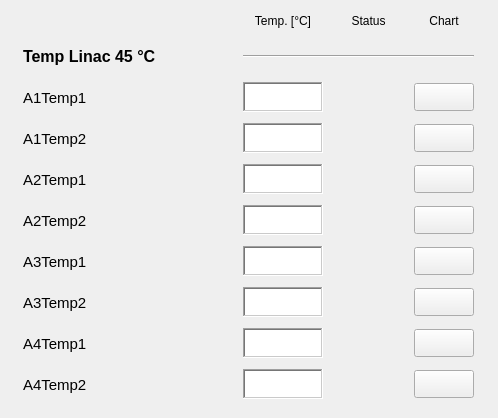
   <widget class="QWidget" name="scrollAreaWidgetContents_19">
    <property name="geometry">
     <rect>
      <x>0</x>
      <y>0</y>
      <width>498</width>
      <height>418</height>
     </rect>
    </property>
    <widget class="QWidget" name="layoutWidget_2">
     <property name="geometry">
      <rect>
       <x>9</x>
       <y>9</y>
       <width>481</width>
       <height>401</height>
      </rect>
     </property>
     <layout class="QGridLayout" name="gridLayout_6">
      <item row="4" column="1">
       <widget class="PyDMLabel" name="PyDMLabel_119">
        <property name="enabled">
         <bool>true</bool>
        </property>
        <property name="minimumSize">
         <size>
          <width>80</width>
          <height>30</height>
         </size>
        </property>
        <property name="maximumSize">
         <size>
          <width>80</width>
          <height>30</height>
         </size>
        </property>
        <property name="toolTip">
         <string/>
        </property>
        <property name="accessibleDescription">
         <string/>
        </property>
        <property name="layoutDirection">
         <enum>Qt::LeftToRight</enum>
        </property>
        <property name="autoFillBackground">
         <bool>false</bool>
        </property>
        <property name="styleSheet">
         <string notr="true">background-color: qlineargradient(spread:pad, x1:0, y1:0, x2:1, y2:1, stop:0 rgba(255, 255, 255, 255), stop:1 rgba(255, 255, 255, 255));</string>
        </property>
        <property name="frameShape">
         <enum>QFrame::WinPanel</enum>
        </property>
        <property name="frameShadow">
         <enum>QFrame::Sunken</enum>
        </property>
        <property name="alignment">
         <set>Qt::AlignRight|Qt::AlignTrailing|Qt::AlignVCenter</set>
        </property>
        <property name="channel" stdset="0">
         <string>LA-CN:H1MPS-1:A2Temp1</string>
        </property>
       </widget>
      </item>
      <item row="9" column="3">
       <widget class="PyDMPushButton" name="PyDMPushButton_60">
        <property name="minimumSize">
         <size>
          <width>60</width>
          <height>28</height>
         </size>
        </property>
        <property name="maximumSize">
         <size>
          <width>60</width>
          <height>28</height>
         </size>
        </property>
        <property name="toolTip">
         <string/>
        </property>
       </widget>
      </item>
      <item row="5" column="1">
       <widget class="PyDMLabel" name="PyDMLabel_67">
        <property name="enabled">
         <bool>true</bool>
        </property>
        <property name="minimumSize">
         <size>
          <width>80</width>
          <height>30</height>
         </size>
        </property>
        <property name="maximumSize">
         <size>
          <width>80</width>
          <height>30</height>
         </size>
        </property>
        <property name="toolTip">
         <string/>
        </property>
        <property name="accessibleDescription">
         <string/>
        </property>
        <property name="layoutDirection">
         <enum>Qt::LeftToRight</enum>
        </property>
        <property name="autoFillBackground">
         <bool>false</bool>
        </property>
        <property name="styleSheet">
         <string notr="true">background-color: qlineargradient(spread:pad, x1:0, y1:0, x2:1, y2:1, stop:0 rgba(255, 255, 255, 255), stop:1 rgba(255, 255, 255, 255));</string>
        </property>
        <property name="frameShape">
         <enum>QFrame::WinPanel</enum>
        </property>
        <property name="frameShadow">
         <enum>QFrame::Sunken</enum>
        </property>
        <property name="alignment">
         <set>Qt::AlignRight|Qt::AlignTrailing|Qt::AlignVCenter</set>
        </property>
        <property name="channel" stdset="0">
         <string>LA-CN:H1MPS-1:A2Temp2</string>
        </property>
       </widget>
      </item>
      <item row="1" column="1" colspan="3">
       <widget class="Line" name="line_11">
        <property name="sizeIncrement">
         <size>
          <width>0</width>
          <height>0</height>
         </size>
        </property>
        <property name="baseSize">
         <size>
          <width>0</width>
          <height>0</height>
         </size>
        </property>
        <property name="autoFillBackground">
         <bool>false</bool>
        </property>
        <property name="frameShadow">
         <enum>QFrame::Sunken</enum>
        </property>
        <property name="lineWidth">
         <number>1</number>
        </property>
        <property name="midLineWidth">
         <number>0</number>
        </property>
        <property name="orientation">
         <enum>Qt::Horizontal</enum>
        </property>
       </widget>
      </item>
      <item row="5" column="3">
       <widget class="PyDMPushButton" name="PyDMPushButton_56">
        <property name="minimumSize">
         <size>
          <width>60</width>
          <height>28</height>
         </size>
        </property>
        <property name="maximumSize">
         <size>
          <width>60</width>
          <height>28</height>
         </size>
        </property>
        <property name="toolTip">
         <string/>
        </property>
       </widget>
      </item>
      <item row="3" column="2">
       <widget class="QLed" name="leda1t2">
        <property name="enabled">
         <bool>true</bool>
        </property>
        <property name="sizePolicy">
         <sizepolicy hsizetype="Maximum" vsizetype="Maximum">
          <horstretch>0</horstretch>
          <verstretch>0</verstretch>
         </sizepolicy>
        </property>
        <property name="minimumSize">
         <size>
          <width>51</width>
          <height>35</height>
         </size>
        </property>
        <property name="maximumSize">
         <size>
          <width>51</width>
          <height>35</height>
         </size>
        </property>
        <property name="toolTip">
         <string/>
        </property>
        <property name="state">
         <bool>false</bool>
        </property>
        <property name="onColor">
         <color>
          <red>0</red>
          <green>140</green>
          <blue>0</blue>
         </color>
        </property>
        <property name="shape">
         <enum>QLed::Circle</enum>
        </property>
       </widget>
      </item>
      <item row="7" column="0">
       <widget class="PyDMLabel" name="pv03raps01_10">
        <property name="minimumSize">
         <size>
          <width>200</width>
          <height>0</height>
         </size>
        </property>
        <property name="maximumSize">
         <size>
          <width>135</width>
          <height>16777215</height>
         </size>
        </property>
        <property name="font">
         <font>
          <pointsize>11</pointsize>
         </font>
        </property>
        <property name="toolTip">
         <string/>
        </property>
        <property name="text">
         <string>A3Temp2</string>
        </property>
       </widget>
      </item>
      <item row="6" column="0">
       <widget class="PyDMLabel" name="pv03raps01_9">
        <property name="minimumSize">
         <size>
          <width>200</width>
          <height>0</height>
         </size>
        </property>
        <property name="maximumSize">
         <size>
          <width>135</width>
          <height>16777215</height>
         </size>
        </property>
        <property name="font">
         <font>
          <pointsize>11</pointsize>
         </font>
        </property>
        <property name="toolTip">
         <string/>
        </property>
        <property name="text">
         <string>A3Temp1</string>
        </property>
       </widget>
      </item>
      <item row="8" column="1">
       <widget class="PyDMLabel" name="PyDMLabel_122">
        <property name="enabled">
         <bool>true</bool>
        </property>
        <property name="minimumSize">
         <size>
          <width>80</width>
          <height>30</height>
         </size>
        </property>
        <property name="maximumSize">
         <size>
          <width>80</width>
          <height>30</height>
         </size>
        </property>
        <property name="toolTip">
         <string/>
        </property>
        <property name="accessibleDescription">
         <string/>
        </property>
        <property name="layoutDirection">
         <enum>Qt::LeftToRight</enum>
        </property>
        <property name="autoFillBackground">
         <bool>false</bool>
        </property>
        <property name="styleSheet">
         <string notr="true">background-color: qlineargradient(spread:pad, x1:0, y1:0, x2:1, y2:1, stop:0 rgba(255, 255, 255, 255), stop:1 rgba(255, 255, 255, 255));</string>
        </property>
        <property name="frameShape">
         <enum>QFrame::WinPanel</enum>
        </property>
        <property name="frameShadow">
         <enum>QFrame::Sunken</enum>
        </property>
        <property name="alignment">
         <set>Qt::AlignRight|Qt::AlignTrailing|Qt::AlignVCenter</set>
        </property>
        <property name="channel" stdset="0">
         <string>LA-CN:H1MPS-1:A4Temp1</string>
        </property>
       </widget>
      </item>
      <item row="9" column="1">
       <widget class="PyDMLabel" name="PyDMLabel_123">
        <property name="enabled">
         <bool>true</bool>
        </property>
        <property name="minimumSize">
         <size>
          <width>80</width>
          <height>30</height>
         </size>
        </property>
        <property name="maximumSize">
         <size>
          <width>80</width>
          <height>30</height>
         </size>
        </property>
        <property name="toolTip">
         <string/>
        </property>
        <property name="accessibleDescription">
         <string/>
        </property>
        <property name="layoutDirection">
         <enum>Qt::LeftToRight</enum>
        </property>
        <property name="autoFillBackground">
         <bool>false</bool>
        </property>
        <property name="styleSheet">
         <string notr="true">background-color: qlineargradient(spread:pad, x1:0, y1:0, x2:1, y2:1, stop:0 rgba(255, 255, 255, 255), stop:1 rgba(255, 255, 255, 255));</string>
        </property>
        <property name="frameShape">
         <enum>QFrame::WinPanel</enum>
        </property>
        <property name="frameShadow">
         <enum>QFrame::Sunken</enum>
        </property>
        <property name="alignment">
         <set>Qt::AlignRight|Qt::AlignTrailing|Qt::AlignVCenter</set>
        </property>
        <property name="channel" stdset="0">
         <string>LA-CN:H1MPS-1:A4Temp2</string>
        </property>
       </widget>
      </item>
      <item row="3" column="1">
       <widget class="PyDMLabel" name="PyDMLabel_118">
        <property name="enabled">
         <bool>true</bool>
        </property>
        <property name="minimumSize">
         <size>
          <width>80</width>
          <height>30</height>
         </size>
        </property>
        <property name="maximumSize">
         <size>
          <width>80</width>
          <height>30</height>
         </size>
        </property>
        <property name="toolTip">
         <string/>
        </property>
        <property name="accessibleDescription">
         <string/>
        </property>
        <property name="layoutDirection">
         <enum>Qt::LeftToRight</enum>
        </property>
        <property name="autoFillBackground">
         <bool>false</bool>
        </property>
        <property name="styleSheet">
         <string notr="true">background-color: qlineargradient(spread:pad, x1:0, y1:0, x2:1, y2:1, stop:0 rgba(255, 255, 255, 255), stop:1 rgba(255, 255, 255, 255));</string>
        </property>
        <property name="frameShape">
         <enum>QFrame::WinPanel</enum>
        </property>
        <property name="frameShadow">
         <enum>QFrame::Sunken</enum>
        </property>
        <property name="alignment">
         <set>Qt::AlignRight|Qt::AlignTrailing|Qt::AlignVCenter</set>
        </property>
        <property name="channel" stdset="0">
         <string>LA-CN:H1MPS-1:A1Temp2</string>
        </property>
       </widget>
      </item>
      <item row="2" column="1">
       <widget class="PyDMLabel" name="PyDMLabel_60">
        <property name="enabled">
         <bool>true</bool>
        </property>
        <property name="minimumSize">
         <size>
          <width>80</width>
          <height>30</height>
         </size>
        </property>
        <property name="maximumSize">
         <size>
          <width>80</width>
          <height>30</height>
         </size>
        </property>
        <property name="toolTip">
         <string/>
        </property>
        <property name="accessibleDescription">
         <string/>
        </property>
        <property name="layoutDirection">
         <enum>Qt::LeftToRight</enum>
        </property>
        <property name="autoFillBackground">
         <bool>false</bool>
        </property>
        <property name="styleSheet">
         <string notr="true">background-color: qlineargradient(spread:pad, x1:0, y1:0, x2:1, y2:1, stop:0 rgba(255, 255, 255, 255), stop:1 rgba(255, 255, 255, 255));</string>
        </property>
        <property name="frameShape">
         <enum>QFrame::WinPanel</enum>
        </property>
        <property name="frameShadow">
         <enum>QFrame::Sunken</enum>
        </property>
        <property name="alignment">
         <set>Qt::AlignRight|Qt::AlignTrailing|Qt::AlignVCenter</set>
        </property>
        <property name="channel" stdset="0">
         <string>LA-CN:H1MPS-1:A1Temp1</string>
        </property>
       </widget>
      </item>
      <item row="7" column="2">
       <widget class="QLed" name="leda3t2">
        <property name="enabled">
         <bool>true</bool>
        </property>
        <property name="sizePolicy">
         <sizepolicy hsizetype="Maximum" vsizetype="Maximum">
          <horstretch>0</horstretch>
          <verstretch>0</verstretch>
         </sizepolicy>
        </property>
        <property name="minimumSize">
         <size>
          <width>51</width>
          <height>35</height>
         </size>
        </property>
        <property name="maximumSize">
         <size>
          <width>51</width>
          <height>35</height>
         </size>
        </property>
        <property name="toolTip">
         <string/>
        </property>
        <property name="state">
         <bool>false</bool>
        </property>
        <property name="onColor">
         <color>
          <red>0</red>
          <green>140</green>
          <blue>0</blue>
         </color>
        </property>
        <property name="shape">
         <enum>QLed::Circle</enum>
        </property>
       </widget>
      </item>
      <item row="8" column="0">
       <widget class="PyDMLabel" name="pv04raps01_4">
        <property name="minimumSize">
         <size>
          <width>200</width>
          <height>0</height>
         </size>
        </property>
        <property name="maximumSize">
         <size>
          <width>135</width>
          <height>16777215</height>
         </size>
        </property>
        <property name="font">
         <font>
          <pointsize>11</pointsize>
         </font>
        </property>
        <property name="toolTip">
         <string/>
        </property>
        <property name="text">
         <string>A4Temp1</string>
        </property>
       </widget>
      </item>
      <item row="5" column="2">
       <widget class="QLed" name="leda2t2">
        <property name="enabled">
         <bool>true</bool>
        </property>
        <property name="sizePolicy">
         <sizepolicy hsizetype="Maximum" vsizetype="Maximum">
          <horstretch>0</horstretch>
          <verstretch>0</verstretch>
         </sizepolicy>
        </property>
        <property name="minimumSize">
         <size>
          <width>51</width>
          <height>35</height>
         </size>
        </property>
        <property name="maximumSize">
         <size>
          <width>51</width>
          <height>35</height>
         </size>
        </property>
        <property name="toolTip">
         <string/>
        </property>
        <property name="state">
         <bool>false</bool>
        </property>
        <property name="onColor">
         <color>
          <red>0</red>
          <green>140</green>
          <blue>0</blue>
         </color>
        </property>
        <property name="shape">
         <enum>QLed::Circle</enum>
        </property>
       </widget>
      </item>
      <item row="4" column="0">
       <widget class="PyDMLabel" name="pv02raps01_6">
        <property name="minimumSize">
         <size>
          <width>200</width>
          <height>0</height>
         </size>
        </property>
        <property name="maximumSize">
         <size>
          <width>135</width>
          <height>16777215</height>
         </size>
        </property>
        <property name="font">
         <font>
          <pointsize>11</pointsize>
         </font>
        </property>
        <property name="toolTip">
         <string/>
        </property>
        <property name="text">
         <string>A2Temp1</string>
        </property>
       </widget>
      </item>
      <item row="9" column="2">
       <widget class="QLed" name="leda4t2">
        <property name="enabled">
         <bool>true</bool>
        </property>
        <property name="sizePolicy">
         <sizepolicy hsizetype="Maximum" vsizetype="Maximum">
          <horstretch>0</horstretch>
          <verstretch>0</verstretch>
         </sizepolicy>
        </property>
        <property name="minimumSize">
         <size>
          <width>51</width>
          <height>35</height>
         </size>
        </property>
        <property name="maximumSize">
         <size>
          <width>51</width>
          <height>35</height>
         </size>
        </property>
        <property name="toolTip">
         <string/>
        </property>
        <property name="state">
         <bool>false</bool>
        </property>
        <property name="onColor">
         <color>
          <red>0</red>
          <green>140</green>
          <blue>0</blue>
         </color>
        </property>
        <property name="shape">
         <enum>QLed::Circle</enum>
        </property>
       </widget>
      </item>
      <item row="9" column="0">
       <widget class="PyDMLabel" name="pv04raps02_4">
        <property name="minimumSize">
         <size>
          <width>200</width>
          <height>0</height>
         </size>
        </property>
        <property name="maximumSize">
         <size>
          <width>135</width>
          <height>16777215</height>
         </size>
        </property>
        <property name="font">
         <font>
          <pointsize>11</pointsize>
         </font>
        </property>
        <property name="toolTip">
         <string/>
        </property>
        <property name="text">
         <string>A4Temp2</string>
        </property>
       </widget>
      </item>
      <item row="0" column="3">
       <widget class="PyDMLabel" name="PyDMLabel_115">
        <property name="toolTip">
         <string/>
        </property>
        <property name="text">
         <string>Chart</string>
        </property>
        <property name="alignment">
         <set>Qt::AlignCenter</set>
        </property>
       </widget>
      </item>
      <item row="8" column="2">
       <widget class="QLed" name="leda4t1">
        <property name="enabled">
         <bool>true</bool>
        </property>
        <property name="sizePolicy">
         <sizepolicy hsizetype="Maximum" vsizetype="Maximum">
          <horstretch>0</horstretch>
          <verstretch>0</verstretch>
         </sizepolicy>
        </property>
        <property name="minimumSize">
         <size>
          <width>51</width>
          <height>35</height>
         </size>
        </property>
        <property name="maximumSize">
         <size>
          <width>51</width>
          <height>35</height>
         </size>
        </property>
        <property name="toolTip">
         <string/>
        </property>
        <property name="state">
         <bool>false</bool>
        </property>
        <property name="onColor">
         <color>
          <red>0</red>
          <green>140</green>
          <blue>0</blue>
         </color>
        </property>
        <property name="shape">
         <enum>QLed::Circle</enum>
        </property>
       </widget>
      </item>
      <item row="0" column="2">
       <widget class="PyDMLabel" name="PyDMLabel_56">
        <property name="toolTip">
         <string/>
        </property>
        <property name="text">
         <string>Status</string>
        </property>
        <property name="alignment">
         <set>Qt::AlignCenter</set>
        </property>
       </widget>
      </item>
      <item row="3" column="3">
       <widget class="PyDMPushButton" name="PyDMPushButton_54">
        <property name="minimumSize">
         <size>
          <width>60</width>
          <height>28</height>
         </size>
        </property>
        <property name="maximumSize">
         <size>
          <width>60</width>
          <height>28</height>
         </size>
        </property>
        <property name="toolTip">
         <string/>
        </property>
       </widget>
      </item>
      <item row="7" column="3">
       <widget class="PyDMPushButton" name="PyDMPushButton_58">
        <property name="minimumSize">
         <size>
          <width>60</width>
          <height>28</height>
         </size>
        </property>
        <property name="maximumSize">
         <size>
          <width>60</width>
          <height>28</height>
         </size>
        </property>
        <property name="toolTip">
         <string/>
        </property>
       </widget>
      </item>
      <item row="8" column="3">
       <widget class="PyDMPushButton" name="PyDMPushButton_59">
        <property name="minimumSize">
         <size>
          <width>60</width>
          <height>28</height>
         </size>
        </property>
        <property name="maximumSize">
         <size>
          <width>60</width>
          <height>28</height>
         </size>
        </property>
        <property name="toolTip">
         <string/>
        </property>
       </widget>
      </item>
      <item row="0" column="1">
       <widget class="PyDMLabel" name="PyDMLabel_54">
        <property name="minimumSize">
         <size>
          <width>0</width>
          <height>24</height>
         </size>
        </property>
        <property name="maximumSize">
         <size>
          <width>16777215</width>
          <height>24</height>
         </size>
        </property>
        <property name="toolTip">
         <string/>
        </property>
        <property name="text">
         <string>Temp. [°C]</string>
        </property>
        <property name="alignment">
         <set>Qt::AlignCenter</set>
        </property>
       </widget>
      </item>
      <item row="6" column="3">
       <widget class="PyDMPushButton" name="PyDMPushButton_57">
        <property name="minimumSize">
         <size>
          <width>60</width>
          <height>28</height>
         </size>
        </property>
        <property name="maximumSize">
         <size>
          <width>60</width>
          <height>28</height>
         </size>
        </property>
        <property name="toolTip">
         <string/>
        </property>
       </widget>
      </item>
      <item row="1" column="0">
       <widget class="PyDMLabel" name="PyDMLabel_116">
        <property name="minimumSize">
         <size>
          <width>200</width>
          <height>35</height>
         </size>
        </property>
        <property name="maximumSize">
         <size>
          <width>160</width>
          <height>16777215</height>
         </size>
        </property>
        <property name="font">
         <font>
          <pointsize>12</pointsize>
          <weight>75</weight>
          <bold>true</bold>
         </font>
        </property>
        <property name="toolTip">
         <string/>
        </property>
        <property name="text">
         <string>Temp Linac 45 °C</string>
        </property>
       </widget>
      </item>
      <item row="6" column="1">
       <widget class="PyDMLabel" name="PyDMLabel_120">
        <property name="enabled">
         <bool>true</bool>
        </property>
        <property name="minimumSize">
         <size>
          <width>80</width>
          <height>30</height>
         </size>
        </property>
        <property name="maximumSize">
         <size>
          <width>80</width>
          <height>30</height>
         </size>
        </property>
        <property name="toolTip">
         <string/>
        </property>
        <property name="accessibleDescription">
         <string/>
        </property>
        <property name="layoutDirection">
         <enum>Qt::LeftToRight</enum>
        </property>
        <property name="autoFillBackground">
         <bool>false</bool>
        </property>
        <property name="styleSheet">
         <string notr="true">background-color: qlineargradient(spread:pad, x1:0, y1:0, x2:1, y2:1, stop:0 rgba(255, 255, 255, 255), stop:1 rgba(255, 255, 255, 255));</string>
        </property>
        <property name="frameShape">
         <enum>QFrame::WinPanel</enum>
        </property>
        <property name="frameShadow">
         <enum>QFrame::Sunken</enum>
        </property>
        <property name="alignment">
         <set>Qt::AlignRight|Qt::AlignTrailing|Qt::AlignVCenter</set>
        </property>
        <property name="channel" stdset="0">
         <string>LA-CN:H1MPS-1:A3Temp1</string>
        </property>
       </widget>
      </item>
      <item row="2" column="0">
       <widget class="PyDMLabel" name="PyDMLabel_117">
        <property name="minimumSize">
         <size>
          <width>200</width>
          <height>35</height>
         </size>
        </property>
        <property name="maximumSize">
         <size>
          <width>200</width>
          <height>16777215</height>
         </size>
        </property>
        <property name="font">
         <font>
          <pointsize>11</pointsize>
         </font>
        </property>
        <property name="toolTip">
         <string/>
        </property>
        <property name="text">
         <string>A1Temp1</string>
        </property>
       </widget>
      </item>
      <item row="5" column="0">
       <widget class="PyDMLabel" name="pv02raps02_6">
        <property name="minimumSize">
         <size>
          <width>200</width>
          <height>0</height>
         </size>
        </property>
        <property name="maximumSize">
         <size>
          <width>135</width>
          <height>16777215</height>
         </size>
        </property>
        <property name="font">
         <font>
          <pointsize>11</pointsize>
         </font>
        </property>
        <property name="toolTip">
         <string/>
        </property>
        <property name="text">
         <string>A2Temp2</string>
        </property>
       </widget>
      </item>
      <item row="2" column="3">
       <widget class="PyDMPushButton" name="PyDMPushButton_53">
        <property name="minimumSize">
         <size>
          <width>60</width>
          <height>28</height>
         </size>
        </property>
        <property name="maximumSize">
         <size>
          <width>60</width>
          <height>28</height>
         </size>
        </property>
        <property name="toolTip">
         <string/>
        </property>
       </widget>
      </item>
      <item row="7" column="1">
       <widget class="PyDMLabel" name="PyDMLabel_121">
        <property name="enabled">
         <bool>true</bool>
        </property>
        <property name="minimumSize">
         <size>
          <width>80</width>
          <height>30</height>
         </size>
        </property>
        <property name="maximumSize">
         <size>
          <width>80</width>
          <height>30</height>
         </size>
        </property>
        <property name="toolTip">
         <string/>
        </property>
        <property name="accessibleDescription">
         <string/>
        </property>
        <property name="layoutDirection">
         <enum>Qt::LeftToRight</enum>
        </property>
        <property name="autoFillBackground">
         <bool>false</bool>
        </property>
        <property name="styleSheet">
         <string notr="true">background-color: qlineargradient(spread:pad, x1:0, y1:0, x2:1, y2:1, stop:0 rgba(255, 255, 255, 255), stop:1 rgba(255, 255, 255, 255));</string>
        </property>
        <property name="frameShape">
         <enum>QFrame::WinPanel</enum>
        </property>
        <property name="frameShadow">
         <enum>QFrame::Sunken</enum>
        </property>
        <property name="alignment">
         <set>Qt::AlignRight|Qt::AlignTrailing|Qt::AlignVCenter</set>
        </property>
        <property name="channel" stdset="0">
         <string>LA-CN:H1MPS-1:A3Temp2</string>
        </property>
       </widget>
      </item>
      <item row="3" column="0">
       <widget class="PyDMLabel" name="PyDMLabel_61">
        <property name="minimumSize">
         <size>
          <width>200</width>
          <height>0</height>
         </size>
        </property>
        <property name="maximumSize">
         <size>
          <width>200</width>
          <height>16777215</height>
         </size>
        </property>
        <property name="font">
         <font>
          <pointsize>11</pointsize>
         </font>
        </property>
        <property name="toolTip">
         <string/>
        </property>
        <property name="text">
         <string>A1Temp2</string>
        </property>
       </widget>
      </item>
      <item row="4" column="3">
       <widget class="PyDMPushButton" name="PyDMPushButton_55">
        <property name="minimumSize">
         <size>
          <width>60</width>
          <height>28</height>
         </size>
        </property>
        <property name="maximumSize">
         <size>
          <width>60</width>
          <height>28</height>
         </size>
        </property>
        <property name="toolTip">
         <string/>
        </property>
       </widget>
      </item>
      <item row="4" column="2">
       <widget class="QLed" name="leda2t1">
        <property name="enabled">
         <bool>true</bool>
        </property>
        <property name="sizePolicy">
         <sizepolicy hsizetype="Maximum" vsizetype="Maximum">
          <horstretch>0</horstretch>
          <verstretch>0</verstretch>
         </sizepolicy>
        </property>
        <property name="minimumSize">
         <size>
          <width>51</width>
          <height>35</height>
         </size>
        </property>
        <property name="maximumSize">
         <size>
          <width>51</width>
          <height>35</height>
         </size>
        </property>
        <property name="toolTip">
         <string/>
        </property>
        <property name="state">
         <bool>false</bool>
        </property>
        <property name="onColor">
         <color>
          <red>0</red>
          <green>140</green>
          <blue>0</blue>
         </color>
        </property>
        <property name="shape">
         <enum>QLed::Circle</enum>
        </property>
       </widget>
      </item>
      <item row="6" column="2">
       <widget class="QLed" name="leda3t1">
        <property name="enabled">
         <bool>true</bool>
        </property>
        <property name="sizePolicy">
         <sizepolicy hsizetype="Maximum" vsizetype="Maximum">
          <horstretch>0</horstretch>
          <verstretch>0</verstretch>
         </sizepolicy>
        </property>
        <property name="minimumSize">
         <size>
          <width>51</width>
          <height>35</height>
         </size>
        </property>
        <property name="maximumSize">
         <size>
          <width>51</width>
          <height>35</height>
         </size>
        </property>
        <property name="toolTip">
         <string/>
        </property>
        <property name="state">
         <bool>false</bool>
        </property>
        <property name="onColor">
         <color>
          <red>0</red>
          <green>140</green>
          <blue>0</blue>
         </color>
        </property>
        <property name="shape">
         <enum>QLed::Circle</enum>
        </property>
       </widget>
      </item>
      <item row="2" column="2">
       <widget class="QLed" name="leda1t1">
        <property name="enabled">
         <bool>true</bool>
        </property>
        <property name="sizePolicy">
         <sizepolicy hsizetype="Maximum" vsizetype="Maximum">
          <horstretch>0</horstretch>
          <verstretch>0</verstretch>
         </sizepolicy>
        </property>
        <property name="minimumSize">
         <size>
          <width>51</width>
          <height>35</height>
         </size>
        </property>
        <property name="maximumSize">
         <size>
          <width>51</width>
          <height>35</height>
         </size>
        </property>
        <property name="toolTip">
         <string/>
        </property>
        <property name="state">
         <bool>false</bool>
        </property>
        <property name="onColor">
         <color>
          <red>0</red>
          <green>140</green>
          <blue>0</blue>
         </color>
        </property>
        <property name="shape">
         <enum>QLed::Circle</enum>
        </property>
       </widget>
      </item>
     </layout>
    </widget>
   </widget>
